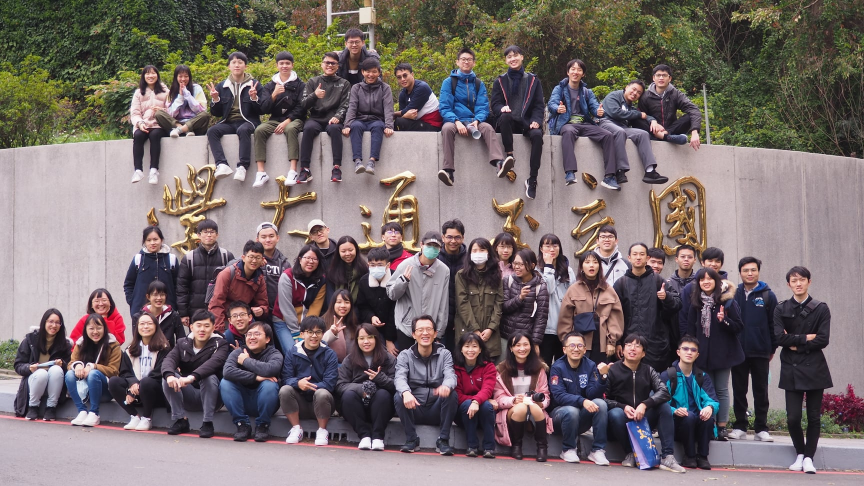
#> input picture LAB4/images/faces_2.jpg, 1728 x 972 px (shown at 1/2 size)
$ python lab4-2.py
#> lines starting #> are read from the running program, lines starting #| are printed output that depends on the picture; after the words box and inside, x2 and y2 are one past the last pixel; in counts of white or black regions, pixels touching at a corner belong together
import cv2

if __name__ == '__main__':
    face_cascade = cv2.CascadeClassifier(
        './cascades/haarcascade_frontalface_default.xml')

    eyes_cascade = cv2.CascadeClassifier('./cascades/haarcascade_eye.xml')

    # TODO: change to faces_2.jpg and adjust parameters
    img = cv2.imread('images/faces_2.jpg')
#> img is the input picture: shape (972, 1728, 3); mean B, G, R 107.5, 107.2, 118.8
    img = cv2.resize(img, dsize=None, fx=0.8, fy=0.8)
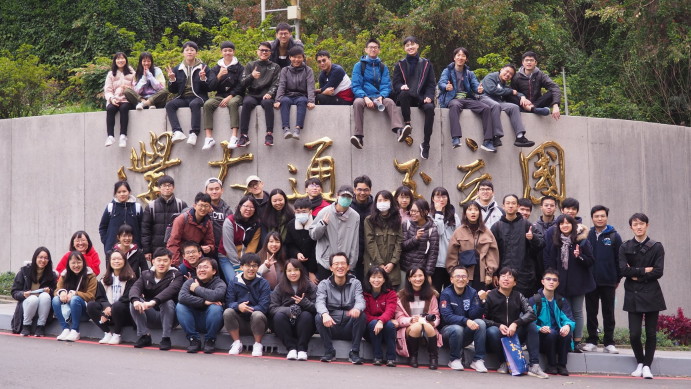
#> img: shape (778, 1382, 3) (shown at 1/2 size); mean B, G, R 107.4, 107.1, 118.7
    gray = cv2.cvtColor(img, cv2.COLOR_BGR2GRAY)
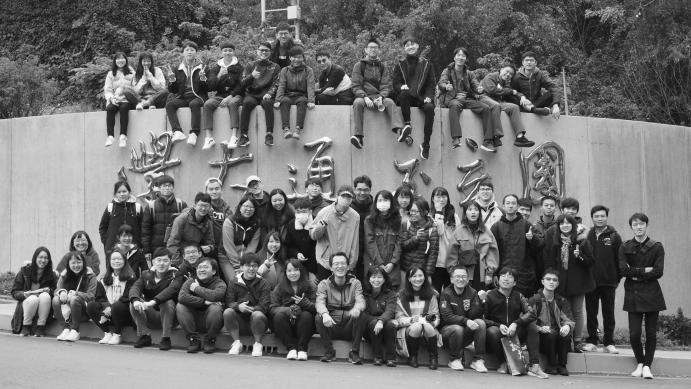
#> gray: shape (778, 1382) (shown at 1/2 size); min 4, max 255, mean 110.6
    faces = face_cascade.detectMultiScale(gray, 1.275, 3)
#> faces = 30 rows, first 6: [554, 58, 27, 27], [734, 86, 26, 26], [365, 90, 28, 28], [516, 90, 28, 28], [1044, 110, 28, 28], [1004, 393, 36, 36]
    #eyes = eyes_cascade.detectMultiScale(gray, 1.2, 9)
    for (x, y, w, h) in faces:
        img = cv2.rectangle(img, (x, y), (x + w, y + h), (255, 255, 0), 2)
#> this loop made 30 passes
#> (x, y, w, h) on passes 1 to 12: (554, 58, 27, 27), (734, 86, 26, 26), (365, 90, 28, 28), (516, 90, 28, 28), (1044, 110, 28, 28), (1004, 393, 36, 36), (480, 401, 30, 30), (817, 412, 28, 28), (70, 503, 31, 31), (217, 504, 33, 33), (390, 522, 33, 33), (628, 110, 33, 33)
#> pass 3, `img = cv2.rectangle(img, (x, y), (x + w, y + h), (255, 255, 0), 2)`:
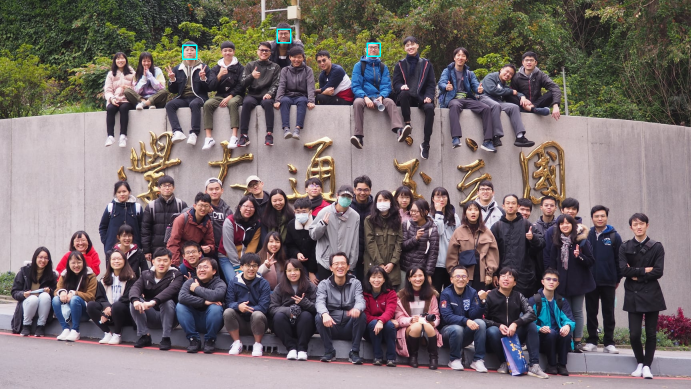
#> img: shape (778, 1382, 3) (shown at 1/2 size); mean B, G, R 107.5, 107.2, 118.6
#> after the loop:
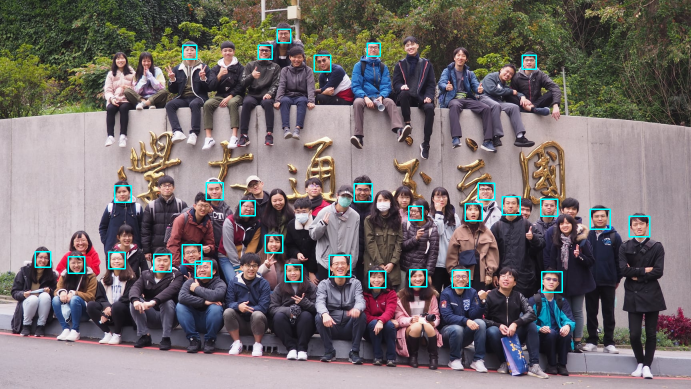
#> img: shape (778, 1382, 3) (shown at 1/2 size); 1.02% of pixels changed, all inside (x1, y1, x2, y2) = (69, 89, 1301, 586)
    #for (x, y, w, h) in eyes:
        #img = cv2.rectangle(img, (x, y), (x + w, y + h), (255, 0, 0), 2)

    cv2.imshow('lab4-2', img)

    cv2.waitKey()
    cv2.destroyAllWindows()

$ run again, with LAB4/images/faces_1.jpg copied over LAB4/images/faces_2.jpg
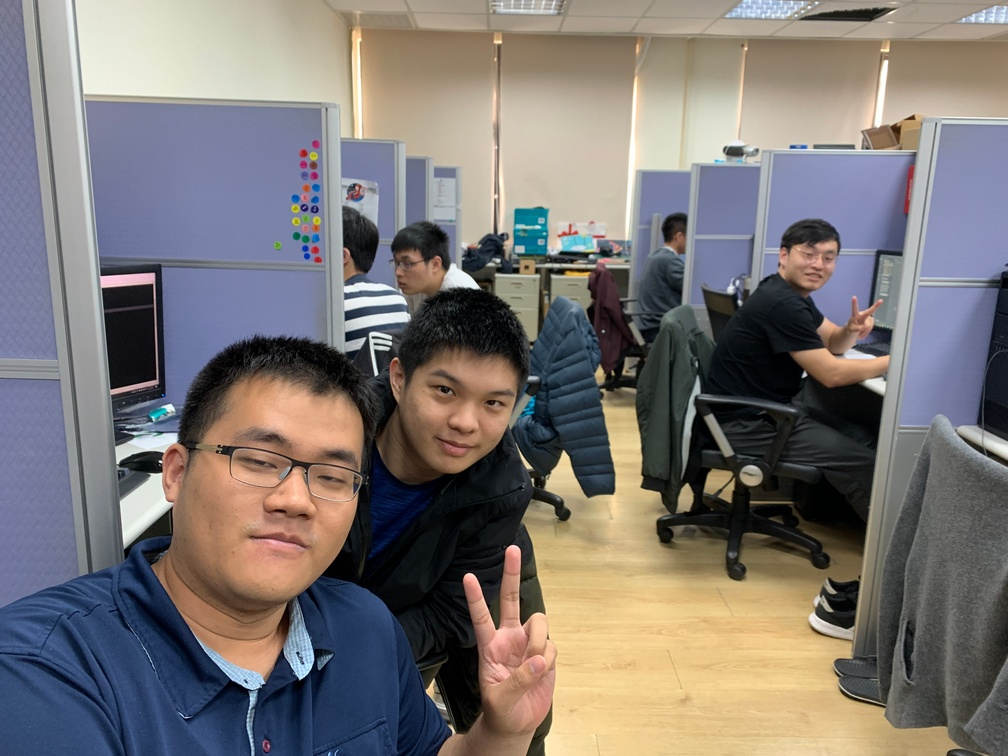
#> input picture LAB4/images/faces_1.jpg, 1008 x 756 px
#> img is the input picture: shape (756, 1008, 3); mean B, G, R 116, 118, 123.6
#> `gray = cv2.cvtColor(img, cv2.COLOR_BGR2GRAY)`:
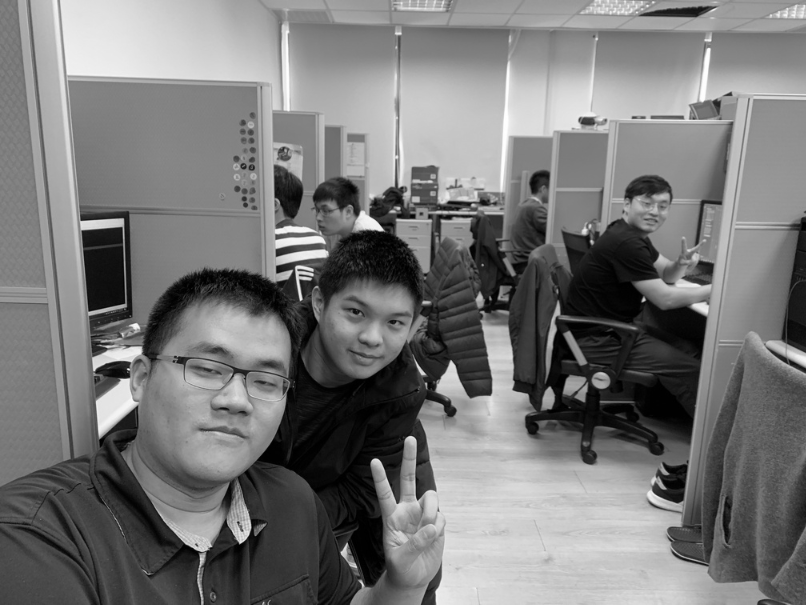
#> gray: shape (605, 806); min 0, max 255, mean 119.4
#> faces = [[630, 184, 50, 50], [319, 276, 107, 107], [147, 306, 167, 167]]
#> the loop `for (x, y, w, h) in faces:` made 3 passes
#> pass 3, `img = cv2.rectangle(img, (x, y), (x + w, y + h), (255, 255, 0), 2)`:
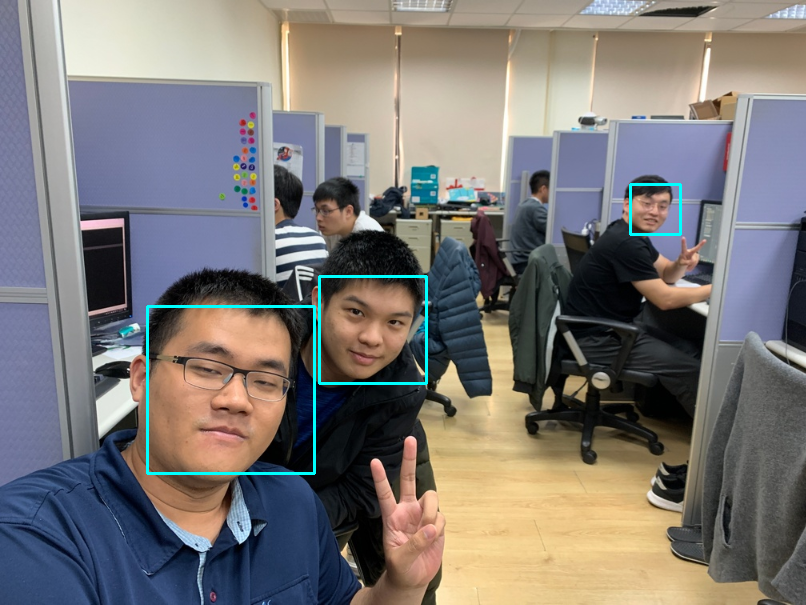
#> img: shape (605, 806, 3); mean B, G, R 117.5, 119.4, 123
